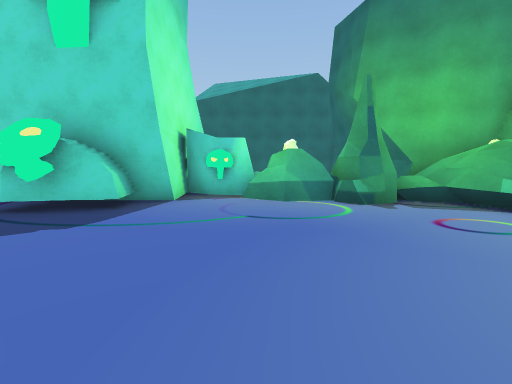
view 1 (above)

16 first-person views from a walk through a Unity game level. The camera is 1.5 m above the floor, tilts 6° down and sees 90° across. The floor is counted in squares, 2 m on a side. Each view is taken from the middle of a square. On the plan, view 1 faces up. The plan holds only what a view shows up to about 9 squares ahead; the rest is blank. The place goes on beyond the plan. The player character is not drawn.

view 2
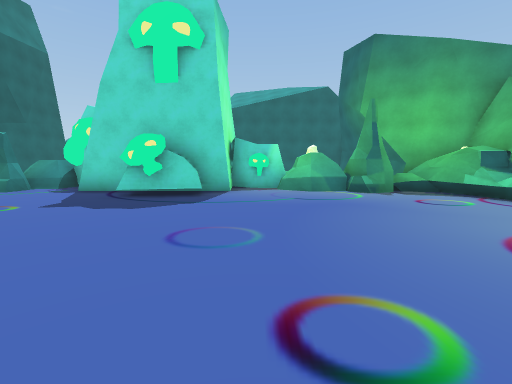

view 3
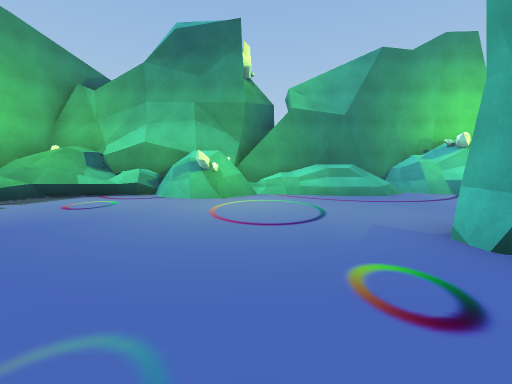

view 4
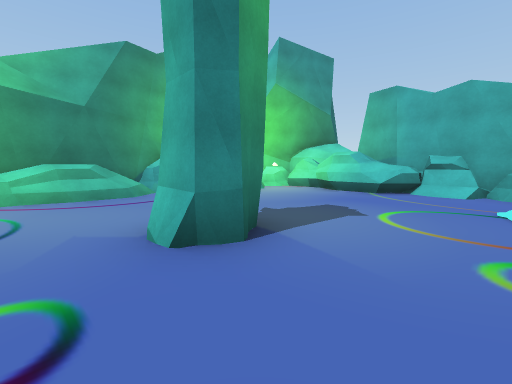

view 5
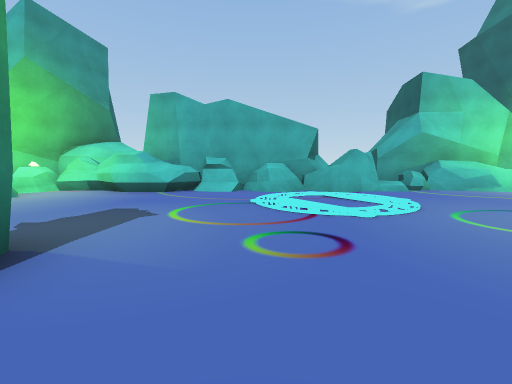

view 6
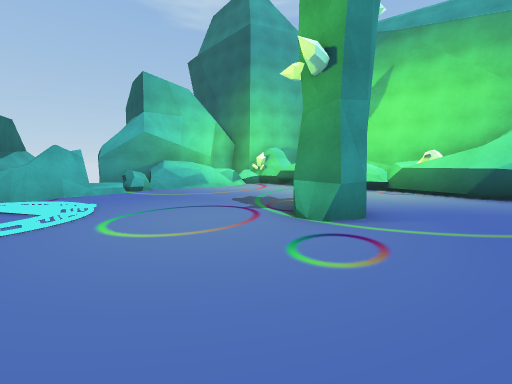

view 7
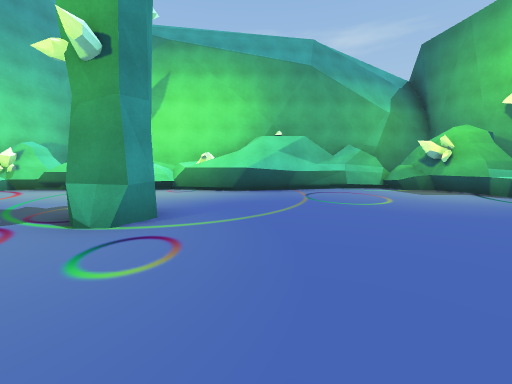

view 8
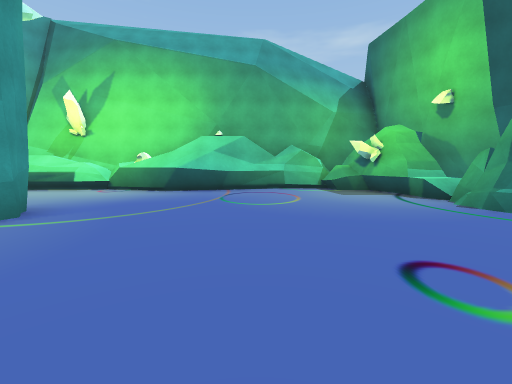

view 9
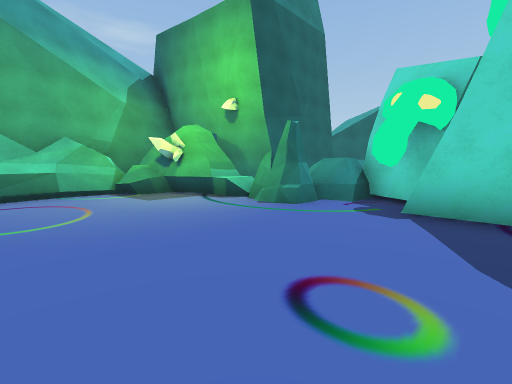

view 10
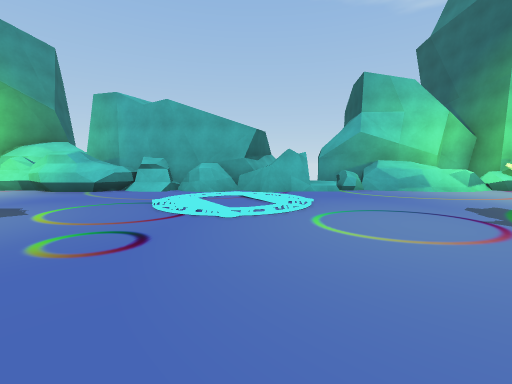

view 11
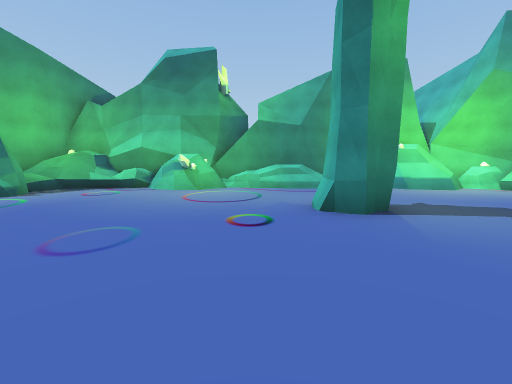

view 12
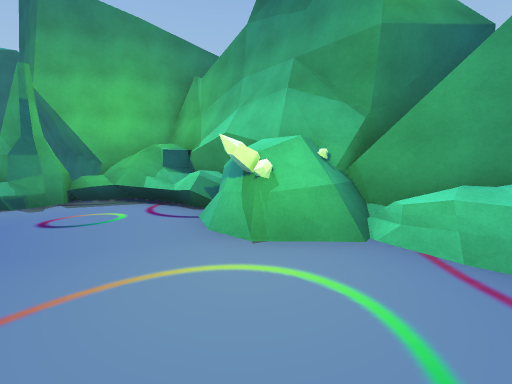

view 13
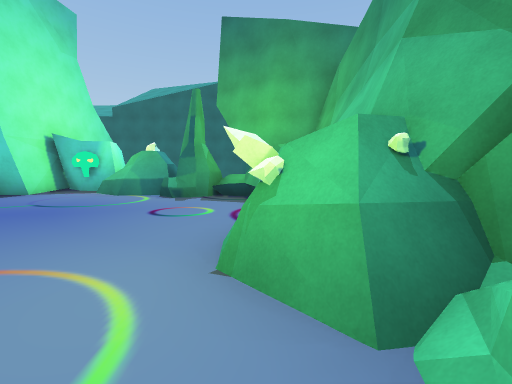

view 14
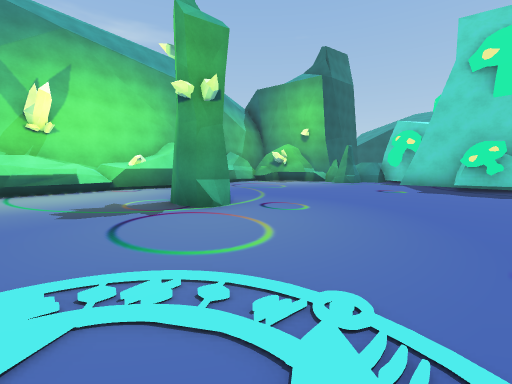

view 15
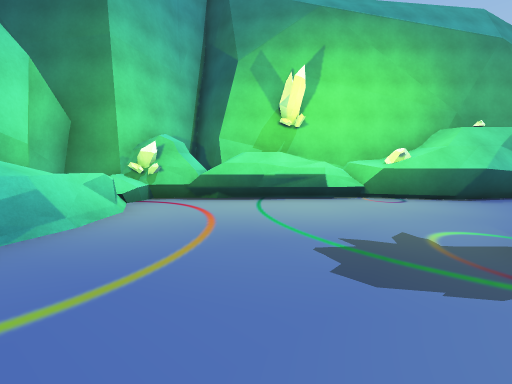

view 16
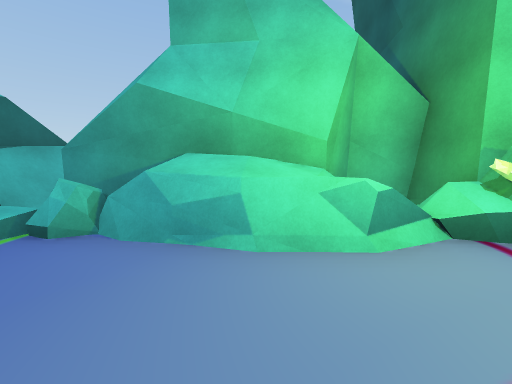

### Floor plan
Key: @ floor where view 1 was taken; # wall or solid block; . main floor; : floor 1 m higher than the main floor; + floor 1.5 m higher than the main floor; / step, stairs or slope; = window, fence, low wall or low ledge; ^ raised ledge; v drop or lower ground; O other object.
Columns run from 13 left of view 1 to 6 right of it. Each row starts with its distance up from view 1.
  9                  #
  8              #   #
  7  #######   #####O#
  6  ##vOO.## ##O^#OO^
  5   #=OO...O#....O.##
  4 #O.......O.......^^
  3 #=................#
  2 #................##
  1 ##...............O##
  0  #...........@....##
 -1  #................##
 -2  #...........O....+#
 -3 ##...OO......OO...:#
 -4 ##................##
 -5 ##................#
 -6 ##...............^#
 -7 #^...............^#
 -8 #O....../O/...^^.^#
 -9 ##^###OOOO##O^#####
-10  #######O##  ##  ##
-11        ###

Where each view was taken, in squares from view 1:
view 1: 0 up, 0 right, facing up
view 2: 2 down, 1 left, facing up
view 3: 0 up, 2 left, facing right
view 4: 1 down, 2 left, facing down-right
view 5: 1 down, 2 left, facing down
view 6: 1 down, 4 left, facing down-left
view 7: 1 down, 4 left, facing left
view 8: 1 up, 4 left, facing left
view 9: 1 up, 5 left, facing up-left
view 10: 1 down, 4 left, facing down
view 11: 1 down, 4 left, facing right
view 12: 1 down, 2 right, facing up-right
view 13: 1 down, 4 right, facing up
view 14: 6 down, 3 left, facing up-left
view 15: 6 down, 6 left, facing left
view 16: 6 down, 9 left, facing down
